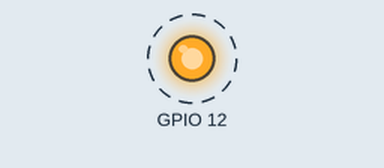
Simulated run of this program. Board: Raspberry Pi (BCM pin numbers). Shown: output pins drawn as LEDs (lit = HIGH). Dashed ring = blinking. At 3.0 s the program stops and its outputs stay as they are.

Above: at 0.5 s.
Timing chart, 0 to 4.5 s (numbered marks = the images above):
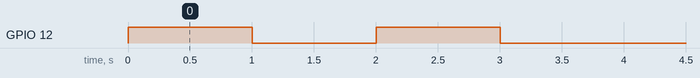

The program:

3_blink.py
```python
#!/usr/bin/python

import time #library (to pause programming(executions) for certain amount of time)

import RPi.GPIO as GPIO #gpio library

GPIO.setmode(GPIO.BCM) #gpio order scheme

GPIO.setwarnings(False) #set warnings off

GPIO.setup(12,GPIO.OUT)
#Turn LEDs on
GPIO.output(12,GPIO.HIGH)
time.sleep(1) #sleep for 1 second

#Turn LEDs off
GPIO.output(12,GPIO.LOW)
time.sleep(1) #pause any executions of code for 1 second

#Turn LEDs on
GPIO.output(12,GPIO.HIGH)
time.sleep(1)

#Turn LEDs off
GPIO.output(12,GPIO.LOW)

GPIO.cleanup #turn all channels to input
```

Measured:
- by itself, GPIO 12: alternates HIGH for 1.0 s and LOW for 1.0 s
